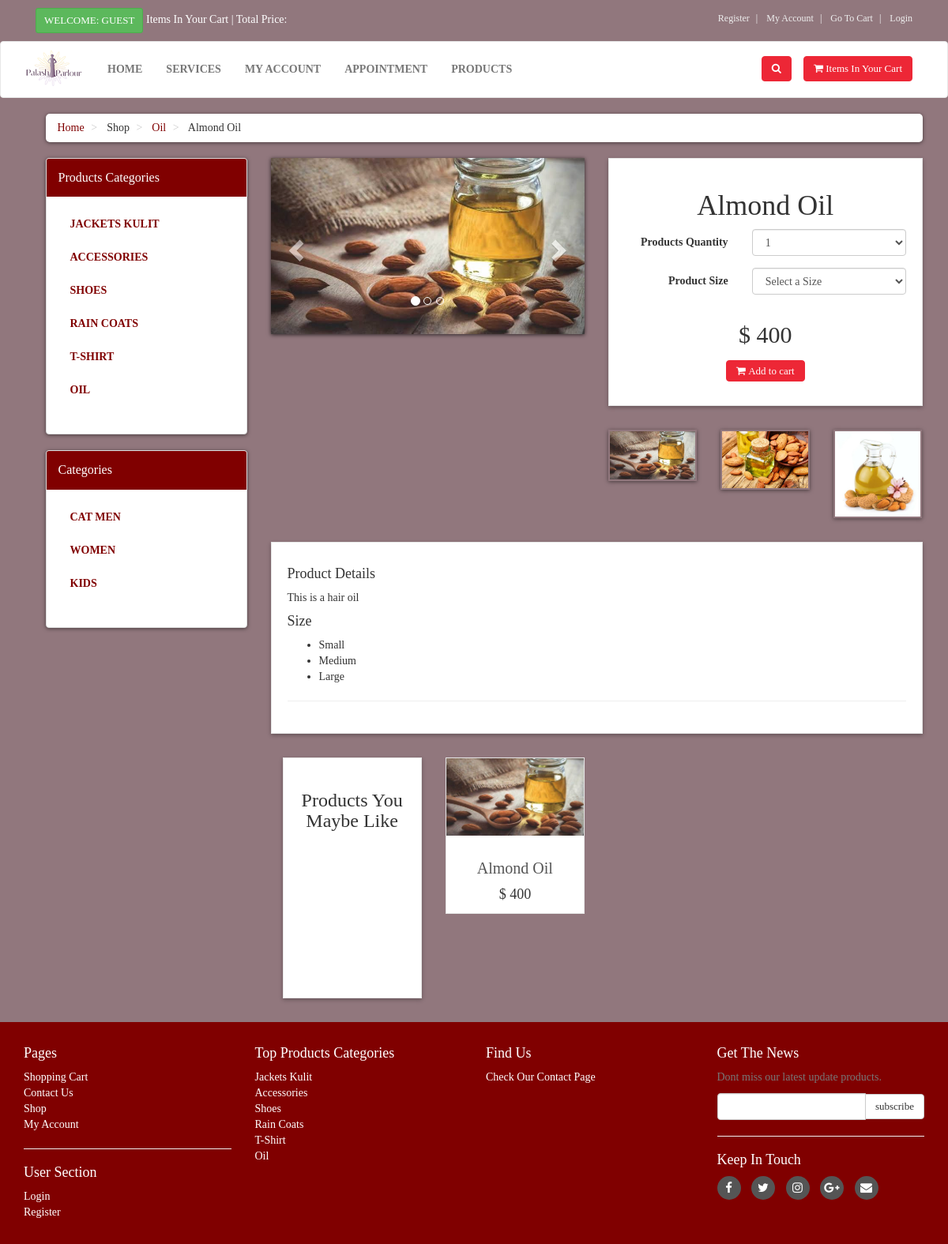
Page /details.php?pro_id=16 on the committed database.
### tables this page shows
CREATE TABLE `product_categories` (
  `p_cat_id` int(10) NOT NULL,
  `p_cat_title` text NOT NULL,
  `p_cat_desc` text NOT NULL
);

CREATE TABLE `products` (
  `product_id` int(10) NOT NULL,
  `p_cat_id` int(10) NOT NULL,
  `cat_id` int(10) NOT NULL,
  `date` timestamp NOT NULL DEFAULT CURRENT_TIMESTAMP ON UPDATE CURRENT_TIMESTAMP,
  `product_title` text NOT NULL,
  `product_img1` text NOT NULL,
  `product_img2` text NOT NULL,
  `product_img3` text NOT NULL,
  `product_price` int(10) NOT NULL,
  `product_keywords` text NOT NULL,
  `product_desc` text NOT NULL
);

CREATE TABLE `categories` (
  `cat_id` int(10) NOT NULL,
  `cat_title` text NOT NULL,
  `cat_desc` text NOT NULL
);

### details.php (the view, shortened to what this page needs)
<?php
    include("includes/header.php");
?>
   <div id="content">
       <div class="container">
           <div class="col-md-12">
               <ul class="breadcrumb">
                   <li>
                       <a href="index.php">Home</a>
                   </li>
                   <li>
                       Shop
                   </li>
                   <li>
                       <a href="shop.php?p_cat=<?php echo $p_cat_id; ?>"><?php echo $p_cat_title; ?></a>
                   </li>
                   <li> <?php echo $pro_title; ?> </li>
               </ul>
           </div>
           <div class="col-md-3">
   <?php
    include("includes/sidebar.php");
    ?>
           </div>
           <div class="col-md-9">
               <div id="productMain" class="row">
                   <div class="col-sm-6">
                       <div id="mainImage">
                           <div id="myCarousel" class="carousel slide" data-ride="carousel">
                               <ol class="carousel-indicators">
                                   <li data-target="#myCarousel" data-slide-to="0" class="active" ></li>
                                   <li data-target="#myCarousel" data-slide-to="1"></li>
                                   <li data-target="#myCarousel" data-slide-to="2"></li>
                               </ol>
                               <div class="carousel-inner">
                                   <div class="item active">
                                       <center><img class="img-responsive" src="admin/product_images/<?php echo $pro_img1; ?>" alt="Product 3-a"></center>
                                   </div>
                               </div>
                               <a href="#myCarousel" class="left carousel-control" data-slide="prev">
                                   <span class="glyphicon glyphicon-chevron-left"></span>
                               </a>
                               <a href="#myCarousel" class="right carousel-control" data-slide="next">
                                   <span class="glyphicon glyphicon-chevron-right"></span>
                               </a>
                           </div>
                       </div>
                   </div>
                   <div class="col-sm-6">
                       <div class="box">
                           <h1 class="text-center"> <?php echo $pro_title; ?> </h1>
                           <form action="details.php?add_cart=<?php echo $product_id; ?>" class="form-horizontal" method="post">
                               <div class="form-group">
                                   <label for="" class="col-md-5 control-label">Products Quantity</label>
                                   <div class="col-md-7">
                                          <select name="product_qty" id="" class="form-control">
                                           <option>1</option>
                                           </select>
                                    </div>
                               </div>
                               <div class="form-group">
                                   <label class="col-md-5 control-label">Product Size</label>
                                   <div class="col-md-7">
                                       <select name="product_size" class="form-control" required oninput="setCustomValidity('')" oninvalid="setCustomValidity('Must pick 1 size for the product')">
                                           <option disabled selected>Select a Size</option>
                                       </select>
                                   </div>
                               </div>
                               <p class="price">$ <?php echo $pro_price; ?></p>
                               <p class="text-center buttons"><button class="btn btn-primary i fa fa-shopping-cart"> Add to cart</button></p>
                           </form>
                       </div>
                       <div class="row" id="thumbs">
                           <div class="col-xs-4">
                               <a data-target="#myCarousel" data-slide-to="0"  href="#" class="thumb">
                                   <img src="admin/product_images/<?php echo $pro_img1; ?>" alt="product 1" class="img-responsive">
                               </a>
                           </div>
                           <div class="col-xs-4">
                               <a data-target="#myCarousel" data-slide-to="1"  href="#" class="thumb">
                                   <img src="admin/product_images/<?php echo $pro_img2; ?>" alt="product 2" class="img-responsive">
                               </a>
                           </div>
                           <div class="col-xs-4">
                               <a data-target="#myCarousel" data-slide-to="2"  href="#" class="thumb">
                                   <img src="admin/product_images/<?php echo $pro_img3; ?>" alt="product 4" class="img-responsive">
                               </a>
                           </div>
                       </div>
                   </div>
               </div>
               <div class="box" id="details">
                       <h4>Product Details</h4>
                   <p>
                       <?php echo $pro_desc; ?>
                   </p>
                       <h4>Size</h4>
                       <ul>
                           <li>Small</li>
                           <li>Medium</li>
                           <li>Large</li>
                       </ul>
                       <hr>
               </div>
               <div id="row same-heigh-row">
                   <div class="col-md-3 col-sm-6">
                       <div class="box same-height headline">
                           <h3 class="text-center">Products You Maybe Like</h3>
                       </div>
                   </div>
                   <?php
                    $get_products = "select * from products order by rand() LIMIT 0,3";
                    $run_products = mysqli_query($con,$get_products);
                   while($row_products=mysqli_fetch_array($run_products)){
                       $pro_id = $row_products['product_id'];
                       $pro_title = $row_products['product_title'];
                       $pro_img1 = $row_products['product_img1'];
                       $pro_price = $row_products['product_price'];
                       echo "
                        <div class='col-md-3 col-sm-6 center-responsive'>
                            <div class='product same-height'>
                                <a href='details.php?pro_id=$pro_id'>
                                    <img class='img-responsive' src='admin/product_images/$pro_img1'>
                                </a>
                                <div class='text'>
                                    <h3> <a href='details.php?pro_id=$pro_id'> $pro_title </a> </h3>
                                    <p class='price'> $ $pro_price </p>
                                </div>
                            </div>
                        </div>
                       ";
                   }
                   ?>
               </div>
           </div>
       </div>
   </div>
   <?php
    include("includes/footer.php");
    ?>
</body>
</html>

### functions/functions.php (shortened to what this page needs)
<?php
$db = mysqli_connect("localhost","root","","pms");
function getPCats(){
    global $db;
    $get_p_cats = "select * from product_categories";
    $run_p_cats = mysqli_query($db,$get_p_cats);
    while($row_p_cats=mysqli_fetch_array($run_p_cats)){
        $p_cat_id = $row_p_cats['p_cat_id'];
        $p_cat_title = $row_p_cats['p_cat_title'];
        echo "
            <li>
                <a href='shop.php?p_cat=$p_cat_id'> $p_cat_title </a>
            </li>
        ";
    }
}
function getCats(){
    global $db;
    $get_cats = "select * from categories";
    $run_cats = mysqli_query($db,$get_cats);
    while($row_cats=mysqli_fetch_array($run_cats)){
        $cat_id = $row_cats['cat_id'];
        $cat_title = $row_cats['cat_title'];
        echo "
            <li>
                <a href='shop.php?cat=$cat_id'> $cat_title </a>
            </li>
        ";
    }
}
?>

### includes/footer.php (shortened to what this page needs)
<div id="footer">
    <div class="container">
        <div class="row">
            <div class="col-sm-6 col-md-3">
               <h4>Pages</h4>
                <ul>
                    <li><a href="cart.php">Shopping Cart</a></li>
                    <li><a href="contact.php">Contact Us</a></li>
                    <li><a href="shop.php">Shop</a></li>
                    <li><a href="customer/my_account.php">My Account</a></li>
                </ul>
                <hr>
                <h4>User Section</h4>
                <ul>
                           <?php
                           if(!isset($_SESSION['customer_email'])){
                               echo"<a href='checkout.php'>Login</a>";
                           }else{
                              echo"<a href='customer/my_account.php?my_orders'>My Account</a>";
                           }
                           ?>
                    <li><a href="customer_register.php">Register</a></li>
                </ul>
            </div>
            <div class="com-sm-6 col-md-3">
                <h4>Top Products Categories</h4>
                <ul>
                    <?php
                        $get_p_cats = "select * from product_categories";
                        $run_p_cats = mysqli_query($con,$get_p_cats);
                        while($row_p_cats=mysqli_fetch_array($run_p_cats)){
                            $p_cat_id = $row_p_cats['p_cat_id'];
                            $p_cat_title = $row_p_cats['p_cat_title'];
                            echo "
                                <li>
                                    <a href='shop.php?p_cat=$p_cat_id'>
                                        $p_cat_title
                                    </a>
                                </li>
                            ";
                        }
                    ?>
                </ul>
            </div>
            <div class="col-sm-6 col-md-3">
                <h4>Find Us</h4>
                <a href="#">Check Our Contact Page</a>
            </div>
            <div class="col-sm-6 col-md-3">
                <h4>Get The News</h4>
                <p class="text-muted">
                    Dont miss our latest update products.
                </p>
                <form action="https://feedburner.google.com/fb/a/mailverify" method="post" target="popupwindow" onsubmit="window.open('https://feedburner.google.com/fb/a/mailverify?uri=M-devMedia', 'popupwindow', 'scrollbars=yes,width=550,height=520');return true" method="post">
                    <div class="input-group">
                        <input type="text" class="form-control" name="email">
                        <span class="input-group-btn">
                            <input type="submit" value="subscribe" class="btn btn-default">
                        </span>
                    </div>
                </form>
                <hr>
                <h4>Keep In Touch</h4>
                <p class="social">
                    <a href="#" class="fa fa-facebook"></a>
                    <a href="#" class="fa fa-twitter"></a>
                    <a href="#" class="fa fa-instagram"></a>
                    <a href="#" class="fa fa-google-plus"></a>
                    <a href="#" class="fa fa-envelope"></a>
                </p>
            </div>
        </div>
    </div>
</div>

### styles/style.css (style rules this page uses)
body { font-size: 14px; line-height: 1.42857143; color: #333333; background: rgba(99,62,70,0.7); overflow-x: hidden; font-family: cursive; }
a { color: #800000; }
.btn { font-size: 13px; }
.btn-primary { color: #fff; background: rgb(237,39,54); border-color: rgb(237,39,54); }
.box { background: #ffffff; margin: 0 0 30px; border: solid 1px #e6e6e6; box-sizing: border-box; padding: 20px; box-shadow: 0px 2px 5px rgba(0, 0, 0, .3); }
#content { padding-left: 25px; }
#content .product { background: #ffffff; border: solid 1px #e6e6e6; margin-bottom: 30px; box-sizing: border-box; }
#content .product .text { padding: 10px 10px 0px; }
#content .product .text p.price { font-size: 18px; text-align: center; font-weight: 400; }
#content .product .text h3 { text-align: center; font-size: 20px; }
#content .product .text h3 a { color: rgb(85, 85, 85); }
.breadcrumb { padding: 8px 15px; margin-bottom: 20px; background: #ffffff; border-radius: 5px; box-shadow: 0px 1px 5px rgba(0, 0, 0, .5); }
.breadcrumb> li + li:before { content: ">\00a0"; color: #cccccc; }
#content .panel.sidebar-menu ul.nav.category-menu li a { text-transform: uppercase; font-weight: 600; }
#content #productMain { margin-bottom: 30px; }
#content #productMain .price { font-size: 30px; font-weight: 300; text-align: center; margin-top: 30px; }
#content #mainImage { box-shadow: 0px 1px 5px rgba(0, 0, 0, .7); }
#content #thumbs a { display: block; box-shadow: 0px 1px 5px rgba(0, 0, 0, .5); border: 2px solid transparent; }
#content .headline { height: 305px; }
#footer { background: #800000; padding: 20px 0; }
#footer h4 { color: #fff; }
#footer a { color: #fff; padding: 0; text-decoration: none; }
#footer ul { list-style: none; padding-left: 0px; }
#footer .social { text-align: left; }
#footer .social a { margin: 0px 10px 0px 0px; display: inline-block; color: #ffffff; width: 30px; height: 30px; border-radius: 15px; line-height: 30px; font-size: 15px; text-align: center; vertical-align: bottom; background: #555555; text-decoration: none; }

### rows in the picture
product_categories: p_cat_title "Oil", p_cat_title "OIL"
products: product_title "Almond Oil", product_img1 (picture), product_price "400", product_img2 (picture), product_img3 (picture), product_desc "This is a hair oil"
product_categories: p_cat_title "JACKETS KULIT", p_cat_title "Jackets Kulit"
product_categories: p_cat_title "ACCESSORIES", p_cat_title "Accessories"
product_categories: p_cat_title "SHOES", p_cat_title "Shoes"
product_categories: p_cat_title "RAIN COATS", p_cat_title "Rain Coats"
product_categories: p_cat_title "T-SHIRT", p_cat_title "T-Shirt"
categories: cat_title "CAT MEN"
categories: cat_title "WOMEN"
categories: cat_title "KIDS"
